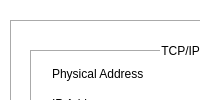
            <widget class="QWidget" name="pcDetails">
             <layout class="QGridLayout" name="gridLayout_4">
              <property name="leftMargin">
               <number>0</number>
              </property>
              <property name="topMargin">
               <number>0</number>
              </property>
              <property name="rightMargin">
               <number>0</number>
              </property>
              <property name="bottomMargin">
               <number>0</number>
              </property>
              <item row="0" column="0">
               <widget class="QFrame" name="framePcMain">
                <property name="sizePolicy">
                 <sizepolicy hsizetype="Expanding" vsizetype="Expanding">
                  <horstretch>0</horstretch>
                  <verstretch>0</verstretch>
                 </sizepolicy>
                </property>
                <property name="styleSheet">
                 <string notr="true">background-color:rgb(255, 255, 255)</string>
                </property>
                <property name="frameShadow">
                 <enum>QFrame::Sunken</enum>
                </property>
                <widget class="QFrame" name="framePcDetails">
                 <property name="geometry">
                  <rect>
                   <x>10</x>
                   <y>20</y>
                   <width>411</width>
                   <height>611</height>
                  </rect>
                 </property>
                 <property name="frameShape">
                  <enum>QFrame::Box</enum>
                 </property>
                 <property name="frameShadow">
                  <enum>QFrame::Sunken</enum>
                 </property>
                 <widget class="QFrame" name="framePcAddressDetails">
                  <property name="geometry">
                   <rect>
                    <x>20</x>
                    <y>30</y>
                    <width>371</width>
                    <height>141</height>
                   </rect>
                  </property>
                  <property name="sizePolicy">
                   <sizepolicy hsizetype="Expanding" vsizetype="Expanding">
                    <horstretch>0</horstretch>
                    <verstretch>0</verstretch>
                   </sizepolicy>
                  </property>
                  <property name="frameShape">
                   <enum>QFrame::Box</enum>
                  </property>
                  <property name="frameShadow">
                   <enum>QFrame::Sunken</enum>
                  </property>
                  <layout class="QGridLayout" name="gridLayout_16">
                   <property name="leftMargin">
                    <number>20</number>
                   </property>
                   <property name="rightMargin">
                    <number>20</number>
                   </property>
                   <property name="horizontalSpacing">
                    <number>80</number>
                   </property>
                   <item row="0" column="0">
                    <widget class="QLabel" name="labelPcPhysicalAddress">
                     <property name="text">
                      <string>Physical Address</string>
                     </property>
                    </widget>
                   </item>
                   <item row="2" column="0">
                    <widget class="QLabel" name="labelPcSubnetMask">
                     <property name="text">
                      <string>Subnet Mask</string>
                     </property>
                    </widget>
                   </item>
                   <item row="1" column="0">
                    <widget class="QLabel" name="labelPcIpAddress">
                     <property name="text">
                      <string>IP Address</string>
                     </property>
                    </widget>
                   </item>
                   <item row="0" column="1">
                    <widget class="QLineEdit" name="lineEditPcPhysicalAddress">
                     <property name="enabled">
                      <bool>true</bool>
                     </property>
                     <property name="inputMethodHints">
                      <set>Qt::ImhNone</set>
                     </property>
                     <property name="text">
                      <string/>
                     </property>
                     <property name="readOnly">
                      <bool>true</bool>
                     </property>
                    </widget>
                   </item>
                   <item row="3" column="1">
                    <widget class="QLineEdit" name="lineEditPcDefaultGateway">
                     <property name="readOnly">
                      <bool>true</bool>
                     </property>
                    </widget>
                   </item>
                   <item row="3" column="0">
                    <widget class="QLabel" name="labelPcDefaultGateway">
                     <property name="text">
                      <string>Default Gateway</string>
                     </property>
                    </widget>
                   </item>
                   <item row="2" column="1">
                    <widget class="QLineEdit" name="lineEditPcSubnetMask">
                     <property name="readOnly">
                      <bool>true</bool>
                     </property>
                    </widget>
                   </item>
                   <item row="1" column="1">
                    <widget class="QLineEdit" name="lineEditPcIpAddress">
                     <property name="text">
                      <string/>
                     </property>
                     <property name="readOnly">
                      <bool>true</bool>
                     </property>
                    </widget>
                   </item>
                  </layout>
                 </widget>
                 <widget class="QPushButton" name="pushButtonPc">
                  <property name="geometry">
                   <rect>
                    <x>290</x>
                    <y>200</y>
                    <width>91</width>
                    <height>24</height>
                   </rect>
                  </property>
                  <property name="sizePolicy">
                   <sizepolicy hsizetype="Expanding" vsizetype="Preferred">
                    <horstretch>0</horstretch>
                    <verstretch>0</verstretch>
                   </sizepolicy>
                  </property>
                  <property name="text">
                   <string>Scan Local</string>
                  </property>
                 </widget>
                 <widget class="QLabel" name="tcpIpDetailsLabel">
                  <property name="geometry">
                   <rect>
                    <x>150</x>
                    <y>20</y>
                    <width>81</width>
                    <height>21</height>
                   </rect>
                  </property>
                  <property name="styleSheet">
                   <string notr="true">background-color: rgb(255, 255, 255);</string>
                  </property>
                  <property name="text">
                   <string>TCP/IP Details</string>
                  </property>
                  <property name="alignment">
                   <set>Qt::AlignCenter</set>
                  </property>
                 </widget>
                </widget>
               </widget>
              </item>
             </layout>
            </widget>
